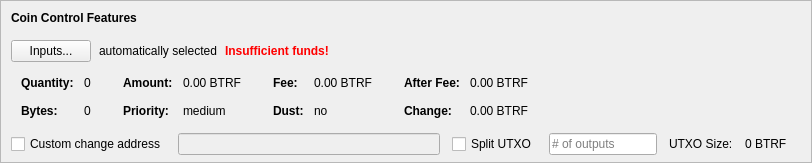
    <widget class="QFrame" name="frameCoinControl">
     <property name="sizePolicy">
      <sizepolicy hsizetype="Expanding" vsizetype="Expanding">
       <horstretch>0</horstretch>
       <verstretch>0</verstretch>
      </sizepolicy>
     </property>
     <property name="maximumSize">
      <size>
       <width>16777215</width>
       <height>16777215</height>
      </size>
     </property>
     <property name="frameShape">
      <enum>QFrame::StyledPanel</enum>
     </property>
     <property name="frameShadow">
      <enum>QFrame::Sunken</enum>
     </property>
     <layout class="QVBoxLayout" name="verticalLayoutCoinControl2">
      <property name="spacing">
       <number>0</number>
      </property>
      <property name="leftMargin">
       <number>0</number>
      </property>
      <property name="topMargin">
       <number>0</number>
      </property>
      <property name="rightMargin">
       <number>0</number>
      </property>
      <property name="bottomMargin">
       <number>6</number>
      </property>
      <item>
       <layout class="QVBoxLayout" name="verticalLayoutCoinControl" stretch="0,0,0,0,1">
        <property name="spacing">
         <number>0</number>
        </property>
        <property name="leftMargin">
         <number>10</number>
        </property>
        <property name="topMargin">
         <number>10</number>
        </property>
        <item>
         <layout class="QHBoxLayout" name="horizontalLayoutCoinControl1">
          <property name="bottomMargin">
           <number>15</number>
          </property>
          <item>
           <widget class="QLabel" name="labelCoinControlFeatures">
            <property name="sizePolicy">
             <sizepolicy hsizetype="Preferred" vsizetype="Maximum">
              <horstretch>0</horstretch>
              <verstretch>0</verstretch>
             </sizepolicy>
            </property>
            <property name="font">
             <font>
              <weight>75</weight>
              <bold>true</bold>
             </font>
            </property>
            <property name="styleSheet">
             <string notr="true">font-weight:bold;</string>
            </property>
            <property name="text">
             <string>Coin Control Features</string>
            </property>
           </widget>
          </item>
         </layout>
        </item>
        <item>
         <layout class="QHBoxLayout" name="horizontalLayoutCoinControl2" stretch="0,0,0,0">
          <property name="spacing">
           <number>8</number>
          </property>
          <property name="bottomMargin">
           <number>10</number>
          </property>
          <item>
           <widget class="QPushButton" name="pushButtonCoinControl">
            <property name="styleSheet">
             <string notr="true"/>
            </property>
            <property name="text">
             <string>Inputs...</string>
            </property>
            <property name="autoDefault">
             <bool>false</bool>
            </property>
           </widget>
          </item>
          <item>
           <widget class="QLabel" name="labelCoinControlAutomaticallySelected">
            <property name="text">
             <string>automatically selected</string>
            </property>
            <property name="margin">
             <number>5</number>
            </property>
           </widget>
          </item>
          <item>
           <widget class="QLabel" name="labelCoinControlInsuffFunds">
            <property name="font">
             <font>
              <weight>75</weight>
              <bold>true</bold>
             </font>
            </property>
            <property name="styleSheet">
             <string notr="true">color:red;font-weight:bold;</string>
            </property>
            <property name="text">
             <string>Insufficient funds!</string>
            </property>
            <property name="margin">
             <number>5</number>
            </property>
           </widget>
          </item>
          <item>
           <spacer name="horizontalSpacerCoinControl">
            <property name="orientation">
             <enum>Qt::Horizontal</enum>
            </property>
            <property name="sizeHint" stdset="0">
             <size>
              <width>40</width>
              <height>1</height>
             </size>
            </property>
           </spacer>
          </item>
         </layout>
        </item>
        <item>
         <widget class="QWidget" name="widgetCoinControl" native="true">
          <property name="sizePolicy">
           <sizepolicy hsizetype="Preferred" vsizetype="Preferred">
            <horstretch>0</horstretch>
            <verstretch>0</verstretch>
           </sizepolicy>
          </property>
          <property name="minimumSize">
           <size>
            <width>0</width>
            <height>0</height>
           </size>
          </property>
          <property name="styleSheet">
           <string notr="true"/>
          </property>
          <layout class="QHBoxLayout" name="horizontalLayoutCoinControl5">
           <property name="leftMargin">
            <number>0</number>
           </property>
           <property name="topMargin">
            <number>0</number>
           </property>
           <property name="rightMargin">
            <number>0</number>
           </property>
           <property name="bottomMargin">
            <number>0</number>
           </property>
           <item>
            <layout class="QHBoxLayout" name="horizontalLayoutCoinControl3" stretch="0,0,0,1">
             <property name="spacing">
              <number>20</number>
             </property>
             <property name="topMargin">
              <number>0</number>
             </property>
             <property name="bottomMargin">
              <number>10</number>
             </property>
             <item>
              <layout class="QFormLayout" name="formLayoutCoinControl1">
               <property name="horizontalSpacing">
                <number>10</number>
               </property>
               <property name="verticalSpacing">
                <number>14</number>
               </property>
               <property name="leftMargin">
                <number>10</number>
               </property>
               <property name="topMargin">
                <number>4</number>
               </property>
               <property name="rightMargin">
                <number>6</number>
               </property>
               <item row="0" column="0">
                <widget class="QLabel" name="labelCoinControlQuantityText">
                 <property name="font">
                  <font>
                   <weight>75</weight>
                   <bold>true</bold>
                  </font>
                 </property>
                 <property name="text">
                  <string>Quantity:</string>
                 </property>
                 <property name="margin">
                  <number>0</number>
                 </property>
                </widget>
               </item>
               <item row="0" column="1">
                <widget class="QLabel" name="labelCoinControlQuantity">
                 <property name="cursor">
                  <cursorShape>IBeamCursor</cursorShape>
                 </property>
                 <property name="contextMenuPolicy">
                  <enum>Qt::ActionsContextMenu</enum>
                 </property>
                 <property name="text">
                  <string notr="true">0</string>
                 </property>
                 <property name="margin">
                  <number>0</number>
                 </property>
                 <property name="textInteractionFlags">
                  <set>Qt::LinksAccessibleByMouse|Qt::TextSelectableByKeyboard|Qt::TextSelectableByMouse</set>
                 </property>
                </widget>
               </item>
               <item row="1" column="0">
                <widget class="QLabel" name="labelCoinControlBytesText">
                 <property name="font">
                  <font>
                   <weight>75</weight>
                   <bold>true</bold>
                  </font>
                 </property>
                 <property name="text">
                  <string>Bytes:</string>
                 </property>
                </widget>
               </item>
               <item row="1" column="1">
                <widget class="QLabel" name="labelCoinControlBytes">
                 <property name="cursor">
                  <cursorShape>IBeamCursor</cursorShape>
                 </property>
                 <property name="contextMenuPolicy">
                  <enum>Qt::ActionsContextMenu</enum>
                 </property>
                 <property name="text">
                  <string notr="true">0</string>
                 </property>
                 <property name="textInteractionFlags">
                  <set>Qt::LinksAccessibleByMouse|Qt::TextSelectableByKeyboard|Qt::TextSelectableByMouse</set>
                 </property>
                </widget>
               </item>
              </layout>
             </item>
             <item>
              <layout class="QFormLayout" name="formLayoutCoinControl2">
               <property name="horizontalSpacing">
                <number>10</number>
               </property>
               <property name="verticalSpacing">
                <number>14</number>
               </property>
               <property name="leftMargin">
                <number>6</number>
               </property>
               <property name="topMargin">
                <number>4</number>
               </property>
               <property name="rightMargin">
                <number>6</number>
               </property>
               <item row="0" column="0">
                <widget class="QLabel" name="labelCoinControlAmountText">
                 <property name="font">
                  <font>
                   <weight>75</weight>
                   <bold>true</bold>
                  </font>
                 </property>
                 <property name="text">
                  <string>Amount:</string>
                 </property>
                 <property name="margin">
                  <number>0</number>
                 </property>
                </widget>
               </item>
               <item row="0" column="1">
                <widget class="QLabel" name="labelCoinControlAmount">
                 <property name="cursor">
                  <cursorShape>IBeamCursor</cursorShape>
                 </property>
                 <property name="contextMenuPolicy">
                  <enum>Qt::ActionsContextMenu</enum>
                 </property>
                 <property name="text">
                  <string notr="true">0.00 BTRF</string>
                 </property>
                 <property name="textInteractionFlags">
                  <set>Qt::LinksAccessibleByMouse|Qt::TextSelectableByKeyboard|Qt::TextSelectableByMouse</set>
                 </property>
                </widget>
               </item>
               <item row="1" column="0">
                <widget class="QLabel" name="labelCoinControlPriorityText">
                 <property name="font">
                  <font>
                   <weight>75</weight>
                   <bold>true</bold>
                  </font>
                 </property>
                 <property name="text">
                  <string>Priority:</string>
                 </property>
                </widget>
               </item>
               <item row="1" column="1">
                <widget class="QLabel" name="labelCoinControlPriority">
                 <property name="cursor">
                  <cursorShape>IBeamCursor</cursorShape>
                 </property>
                 <property name="contextMenuPolicy">
                  <enum>Qt::ActionsContextMenu</enum>
                 </property>
                 <property name="text">
                  <string>medium</string>
                 </property>
                 <property name="textInteractionFlags">
                  <set>Qt::LinksAccessibleByMouse|Qt::TextSelectableByKeyboard|Qt::TextSelectableByMouse</set>
                 </property>
                </widget>
               </item>
              </layout>
             </item>
             <item>
              <layout class="QFormLayout" name="formLayoutCoinControl3">
               <property name="horizontalSpacing">
                <number>10</number>
               </property>
               <property name="verticalSpacing">
                <number>14</number>
               </property>
               <property name="leftMargin">
                <number>6</number>
               </property>
               <property name="topMargin">
                <number>4</number>
               </property>
               <property name="rightMargin">
                <number>6</number>
               </property>
               <item row="0" column="0">
                <widget class="QLabel" name="labelCoinControlFeeText">
                 <property name="font">
                  <font>
                   <weight>75</weight>
                   <bold>true</bold>
                  </font>
                 </property>
                 <property name="text">
                  <string>Fee:</string>
                 </property>
                 <property name="margin">
                  <number>0</number>
                 </property>
                </widget>
               </item>
               <item row="0" column="1">
                <widget class="QLabel" name="labelCoinControlFee">
                 <property name="cursor">
                  <cursorShape>IBeamCursor</cursorShape>
                 </property>
                 <property name="contextMenuPolicy">
                  <enum>Qt::ActionsContextMenu</enum>
                 </property>
                 <property name="text">
                  <string notr="true">0.00 BTRF</string>
                 </property>
                 <property name="textInteractionFlags">
                  <set>Qt::LinksAccessibleByMouse|Qt::TextSelectableByKeyboard|Qt::TextSelectableByMouse</set>
                 </property>
                </widget>
               </item>
               <item row="1" column="0">
                <widget class="QLabel" name="labelCoinControlLowOutputText">
                 <property name="font">
                  <font>
                   <weight>75</weight>
                   <bold>true</bold>
                  </font>
                 </property>
                 <property name="text">
                  <string>Dust:</string>
                 </property>
                </widget>
               </item>
               <item row="1" column="1">
                <widget class="QLabel" name="labelCoinControlLowOutput">
                 <property name="cursor">
                  <cursorShape>IBeamCursor</cursorShape>
                 </property>
                 <property name="contextMenuPolicy">
                  <enum>Qt::ActionsContextMenu</enum>
                 </property>
                 <property name="text">
                  <string>no</string>
                 </property>
                 <property name="textInteractionFlags">
                  <set>Qt::LinksAccessibleByMouse|Qt::TextSelectableByKeyboard|Qt::TextSelectableByMouse</set>
                 </property>
                </widget>
               </item>
              </layout>
             </item>
             <item>
              <layout class="QFormLayout" name="formLayoutCoinControl4">
               <property name="horizontalSpacing">
                <number>10</number>
               </property>
               <property name="verticalSpacing">
                <number>14</number>
               </property>
               <property name="leftMargin">
                <number>6</number>
               </property>
               <property name="topMargin">
                <number>4</number>
               </property>
               <property name="rightMargin">
                <number>6</number>
               </property>
               <item row="0" column="0">
                <widget class="QLabel" name="labelCoinControlAfterFeeText">
                 <property name="font">
                  <font>
                   <weight>75</weight>
                   <bold>true</bold>
                  </font>
                 </property>
                 <property name="text">
                  <string>After Fee:</string>
                 </property>
                 <property name="margin">
                  <number>0</number>
                 </property>
                </widget>
               </item>
               <item row="0" column="1">
                <widget class="QLabel" name="labelCoinControlAfterFee">
                 <property name="cursor">
                  <cursorShape>IBeamCursor</cursorShape>
                 </property>
                 <property name="contextMenuPolicy">
                  <enum>Qt::ActionsContextMenu</enum>
                 </property>
                 <property name="text">
                  <string notr="true">0.00 BTRF</string>
                 </property>
                 <property name="textInteractionFlags">
                  <set>Qt::LinksAccessibleByMouse|Qt::TextSelectableByKeyboard|Qt::TextSelectableByMouse</set>
                 </property>
                </widget>
               </item>
               <item row="1" column="0">
                <widget class="QLabel" name="labelCoinControlChangeText">
                 <property name="font">
                  <font>
                   <weight>75</weight>
                   <bold>true</bold>
                  </font>
                 </property>
                 <property name="text">
                  <string>Change:</string>
                 </property>
                </widget>
               </item>
               <item row="1" column="1">
                <widget class="QLabel" name="labelCoinControlChange">
                 <property name="cursor">
                  <cursorShape>IBeamCursor</cursorShape>
                 </property>
                 <property name="contextMenuPolicy">
                  <enum>Qt::ActionsContextMenu</enum>
                 </property>
                 <property name="text">
                  <string notr="true">0.00 BTRF</string>
                 </property>
                 <property name="textInteractionFlags">
                  <set>Qt::LinksAccessibleByMouse|Qt::TextSelectableByKeyboard|Qt::TextSelectableByMouse</set>
                 </property>
                </widget>
               </item>
              </layout>
             </item>
            </layout>
           </item>
          </layout>
         </widget>
        </item>
        <item>
         <layout class="QHBoxLayout" name="horizontalLayoutCoinControl4" stretch="0,0,0,0,0,0,0">
          <property name="spacing">
           <number>12</number>
          </property>
          <property name="sizeConstraint">
           <enum>QLayout::SetDefaultConstraint</enum>
          </property>
          <property name="topMargin">
           <number>5</number>
          </property>
          <property name="rightMargin">
           <number>5</number>
          </property>
          <item>
           <widget class="QCheckBox" name="checkBoxCoinControlChange">
            <property name="toolTip">
             <string>If this is activated, but the change address is empty or invalid, change will be sent to a newly generated address.</string>
            </property>
            <property name="text">
             <string>Custom change address</string>
            </property>
           </widget>
          </item>
          <item>
           <widget class="QValidatedLineEdit" name="lineEditCoinControlChange">
            <property name="enabled">
             <bool>false</bool>
            </property>
            <property name="sizePolicy">
             <sizepolicy hsizetype="Expanding" vsizetype="Fixed">
              <horstretch>0</horstretch>
              <verstretch>0</verstretch>
             </sizepolicy>
            </property>
           </widget>
          </item>
          <item>
           <widget class="QCheckBox" name="splitBlockCheckBox">
            <property name="text">
             <string>Split UTXO</string>
            </property>
           </widget>
          </item>
          <item>
           <widget class="QLineEdit" name="splitBlockLineEdit">
            <property name="sizePolicy">
             <sizepolicy hsizetype="Fixed" vsizetype="Fixed">
              <horstretch>50</horstretch>
              <verstretch>0</verstretch>
             </sizepolicy>
            </property>
            <property name="placeholderText">
             <string># of outputs</string>
            </property>
           </widget>
          </item>
          <item>
           <widget class="QLabel" name="labelBlockSizeText">
            <property name="text">
             <string>UTXO Size:</string>
            </property>
           </widget>
          </item>
          <item>
           <widget class="QLabel" name="labelBlockSize">
            <property name="text">
             <string>0 BTRF</string>
            </property>
           </widget>
          </item>
          <item>
           <widget class="QLabel" name="labelCoinControlChangeLabel">
            <property name="sizePolicy">
             <sizepolicy hsizetype="Preferred" vsizetype="Expanding">
              <horstretch>0</horstretch>
              <verstretch>0</verstretch>
             </sizepolicy>
            </property>
            <property name="minimumSize">
             <size>
              <width>0</width>
              <height>0</height>
             </size>
            </property>
            <property name="text">
             <string/>
            </property>
            <property name="margin">
             <number>3</number>
            </property>
           </widget>
          </item>
         </layout>
        </item>
        <item>
         <spacer name="verticalSpacerCoinControl">
          <property name="orientation">
           <enum>Qt::Vertical</enum>
          </property>
          <property name="sizeHint" stdset="0">
           <size>
            <width>800</width>
            <height>1</height>
           </size>
          </property>
         </spacer>
        </item>
       </layout>
      </item>
     </layout>
    </widget>
